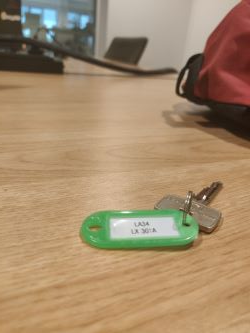
//> input picture OpenCV/OpenCV/Resources/sleutel.jpg, 250 x 333 px
$ ./Chapter5   (built with g++ and OpenCV 4)
//> lines starting //> are read from the running program, lines starting //| are printed output that depends on the picture; after the words box and inside, x2 and y2 are one past the last pixel; in counts of white or black regions, pixels touching at a corner belong together
#include <opencv2/imgcodecs.hpp>
#include <opencv2/highgui.hpp>
#include <opencv2/imgproc.hpp>
#include <iostream>

using namespace cv;
using namespace std;

///////////////  Warp Images  //////////////////////

void main() {

	string path = "Resources/sleutel.jpg";
	Mat img = imread(path);
//> img is the input picture: 333 rows x 250 cols, CV_8UC3; mean B, G, R 107.8, 138.9, 164.9
	Mat matrix, imgWarp;
	float w = 72 * 5, h = 23 * 5;

	Point2f src[4] = { {109,218},{172,217},{111,238},{180,235} };
	Point2f dst[4] = { {0.0f,0.0f},{w,0.0f},{0.0f,h},{w,h} };

	matrix = getPerspectiveTransform(src, dst);
	warpPerspective(img, imgWarp, matrix, Point(w, h));
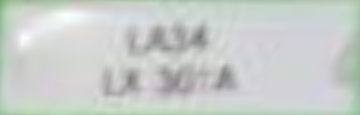
//> imgWarp: 115 rows x 360 cols, CV_8UC3; mean B, G, R 202.6, 206.1, 200.6

	for (int i = 0; i < 4; i++)
	{
		circle(img, src[i], 10, Scalar(0, 0, 255), FILLED);
	}
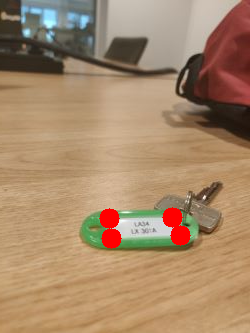
//> img: 333 rows x 250 cols, CV_8UC3; 1.52% of pixels changed, all inside (x1, y1, x2, y2) = (99, 207, 191, 249)

	imshow("Image", img);
	imshow("Image Warp", imgWarp);
	waitKey(0);

}

$ run again, with OpenCV/OpenCV/Resources/faces.jpg copied over OpenCV/OpenCV/Resources/sleutel.jpg
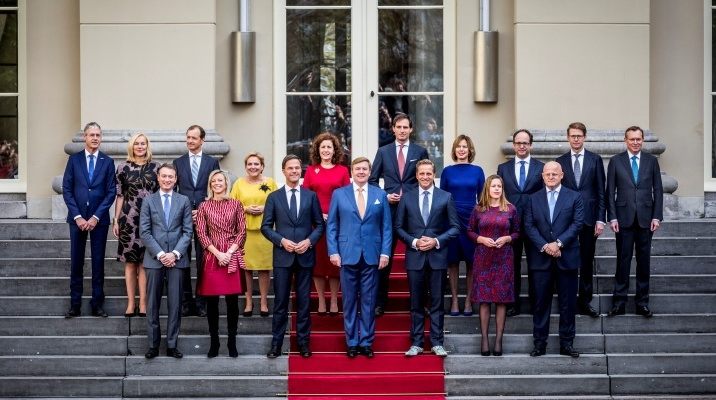
//> input picture OpenCV/OpenCV/Resources/faces.jpg, 1432 x 800 px (shown at 1/2 size)
//> img is the input picture: 800 rows x 1432 cols, CV_8UC3; mean B, G, R 108.4, 101.5, 111.5
//> `warpPerspective(img, imgWarp, matrix, Point(w, h));`:
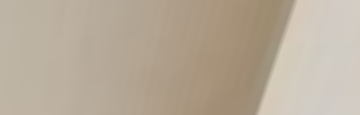
//> imgWarp: 115 rows x 360 cols, CV_8UC3; mean B, G, R 154, 171.5, 184.5
//> after the loop `for (int i = 0; i < 4; i++)`:
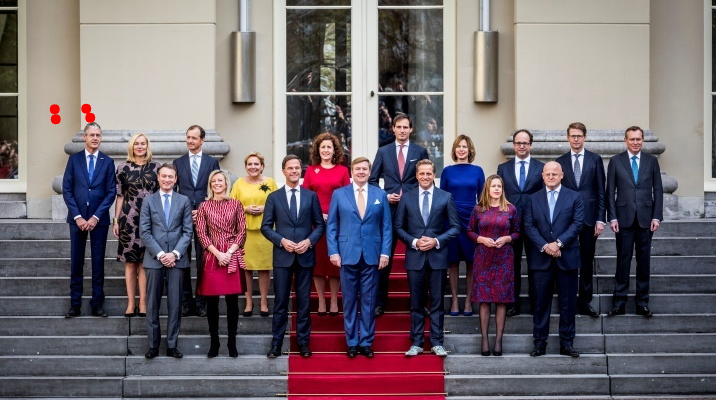
//> img: 800 rows x 1432 cols, CV_8UC3 (shown at 1/2 size); 0.11% of pixels changed, all inside (x1, y1, x2, y2) = (99, 207, 191, 249)
